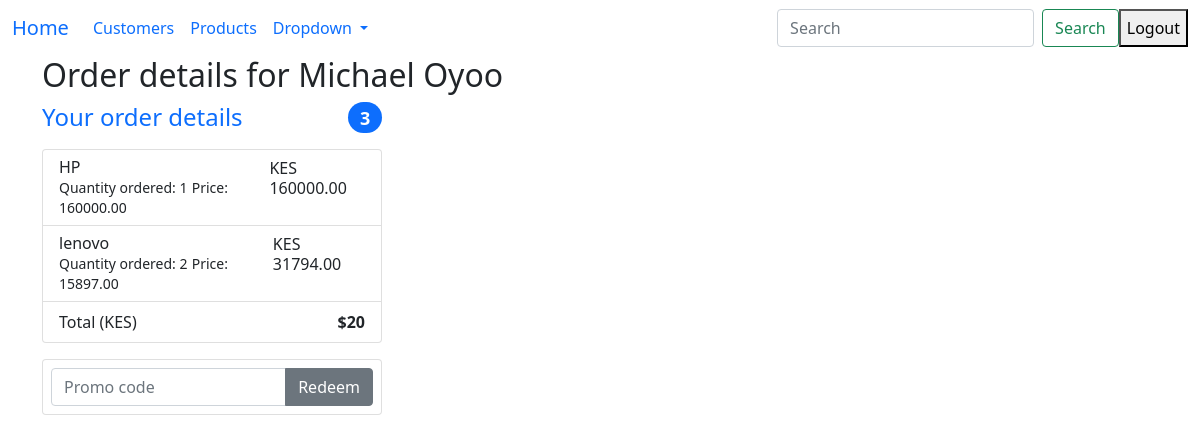
Screenshot of /order_details/3 (signed in) with the database file from the repository.
### sales/models.py (models this page shows, shortened)
class Order(models.Model):
    customer = models.ForeignKey(Customer, on_delete=models.CASCADE)
    order_date = models.DateField()
    paid = models.BooleanField(default=False)
    delivered = models.BooleanField(default=False)

class Customer(models.Model):
    first_name = models.CharField(max_length=20)
    last_name = models.CharField(max_length=20)
    email = models.EmailField()
    phone = models.CharField(max_length=12)
    user = models.ForeignKey(User, on_delete=models.CASCADE)
    password = models.CharField(max_length=20)
    image = models.ImageField(upload_to='media/images')
    def __str__(self):
        return f'{self.first_name}'

class OrderDetail(models.Model):
    order = models.ForeignKey(Order, on_delete=models.CASCADE)
    product = models.ForeignKey(Product, on_delete=models.CASCADE)
    quantity = models.IntegerField()
    amount = models.DecimalField(decimal_places=2, max_digits=9)

class Product(models.Model):
    name = models.CharField(max_length=100)
    price = models.DecimalField(decimal_places=2, max_digits=9)
    in_stock = models.IntegerField()
    image = models.ImageField(upload_to='media/images')

### sales/views.py (the view)
# urls.py: path('order_details/<int:order_id>', order_details, name='order_details'),
@login_required
def order_details(request, order_id):
    selected_order = Order.objects.get(id=order_id)
    order_details = OrderDetail.objects.filter(order=selected_order)
    for detail in order_details:
        detail.amount = detail.quantity * detail.product.price
    context = {
        'order': selected_order,
        'order_details': order_details
    }
    return render(request, 'order_details.html', context)

### sales/templates/order_details.html
{% extends 'base.html' %} {% block main %}
<h2>Order details for {{order.customer}}</h2>
<div class="row g-5">
    <div class="col-md-5 col-lg-4 order-md-last">
        <h4 class="d-flex justify-content-between align-items-center mb-3">
            <span class="text-primary">Your order details</span>
            <span class="badge bg-primary rounded-pill">3</span>
        </h4>
        <ul class="list-group mb-3">
            {% for detail in order_details %}
            <li class="list-group-item d-flex justify-content-between lh-sm">
                <div>
                    <h6 class="my-0">{{detail.product.name}}</h6>
                    <small class="text-body-secondary"
                        >Quantity ordered: {{detail.quantity}}</small
                    >
                    <small class="text-body-secondary"
                        >Price: {{detail.product.price}}</small
                    >
                </div>
                <span class="text-body-secondary">KES {{detail.amount}}</span>
            </li>
            {% endfor %}
            <li class="list-group-item d-flex justify-content-between">
                <span>Total (KES)</span>
                <strong>$20</strong>
            </li>
        </ul>
        <form class="card p-2">
            <div class="input-group">
                <input
                    type="text"
                    class="form-control"
                    placeholder="Promo code"
                />
                <button type="submit" class="btn btn-secondary">Redeem</button>
            </div>
        </form>
    </div>
</div>
{% endblock %}

### rows the page displays
Order: customer "Michael Oyoo"
OrderDetail: product.name "HP", quantity "1", product.price "160000.00", amount "160000.00"
OrderDetail: product.name "lenovo", quantity "2", product.price "15897.00", amount "31794.00"
